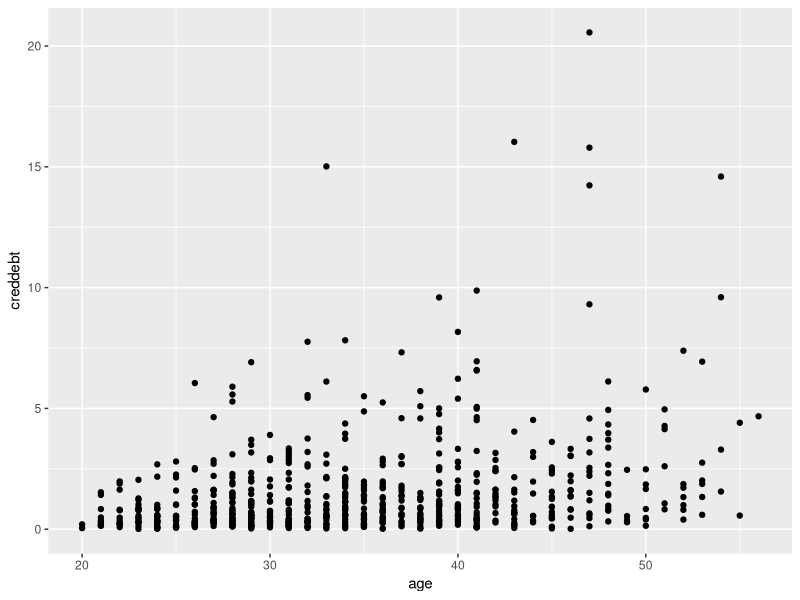
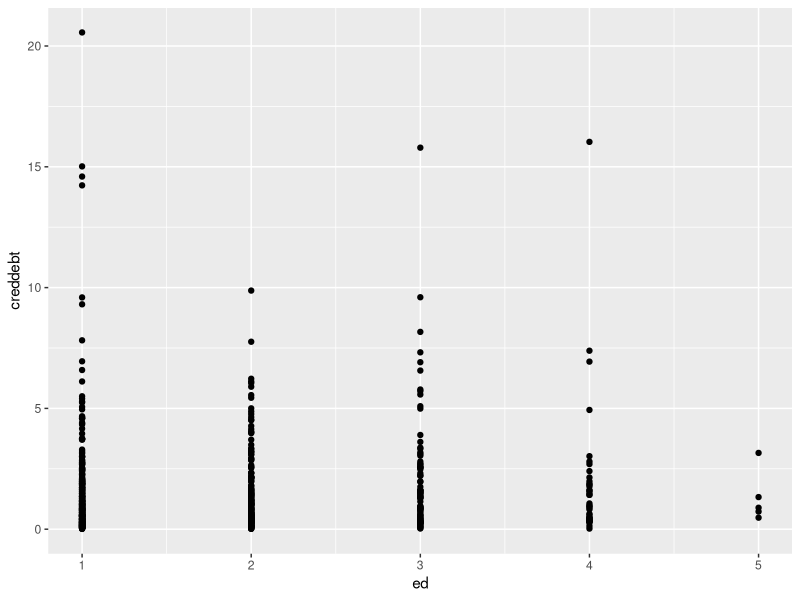
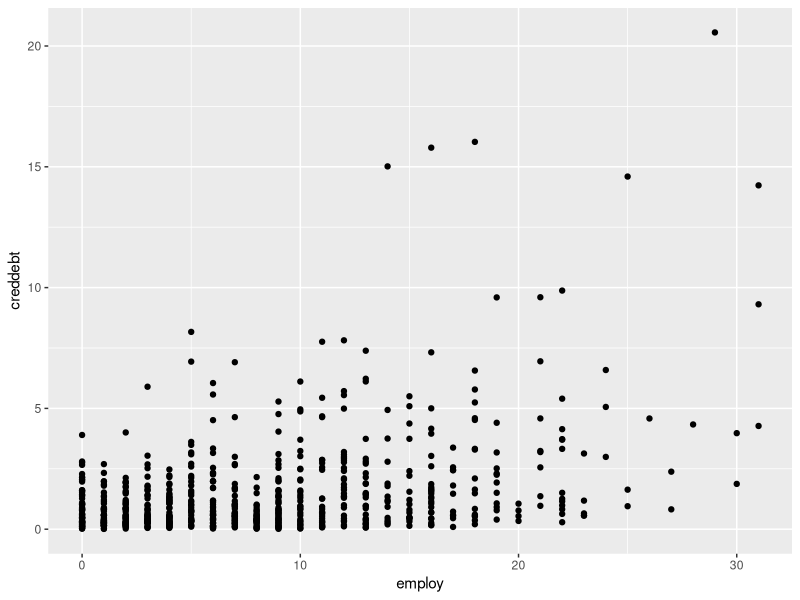
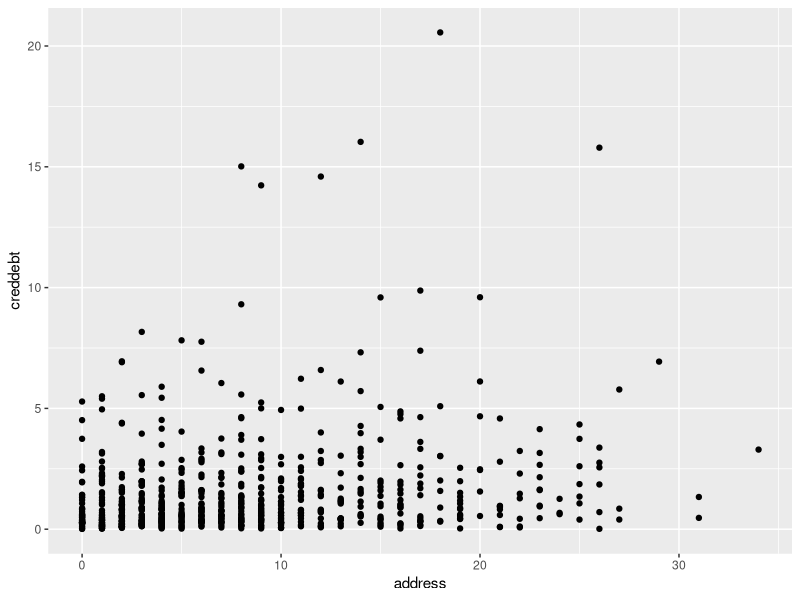
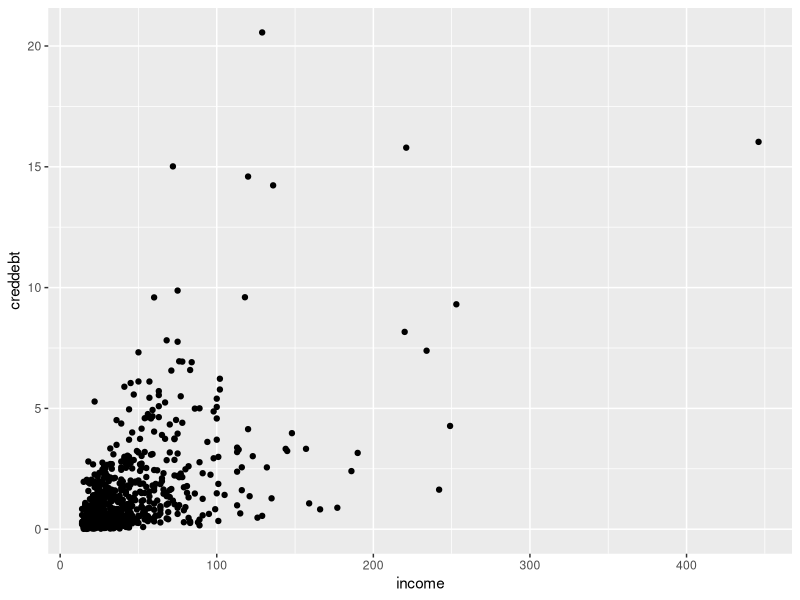
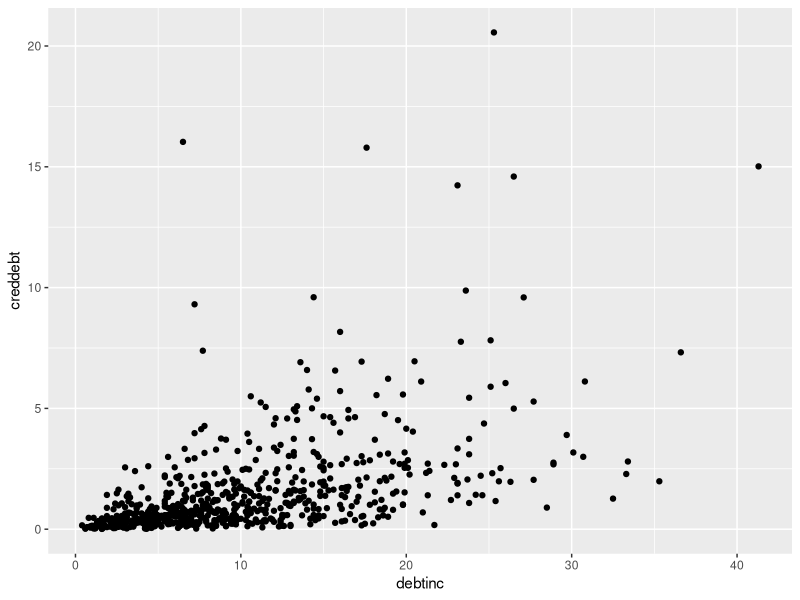
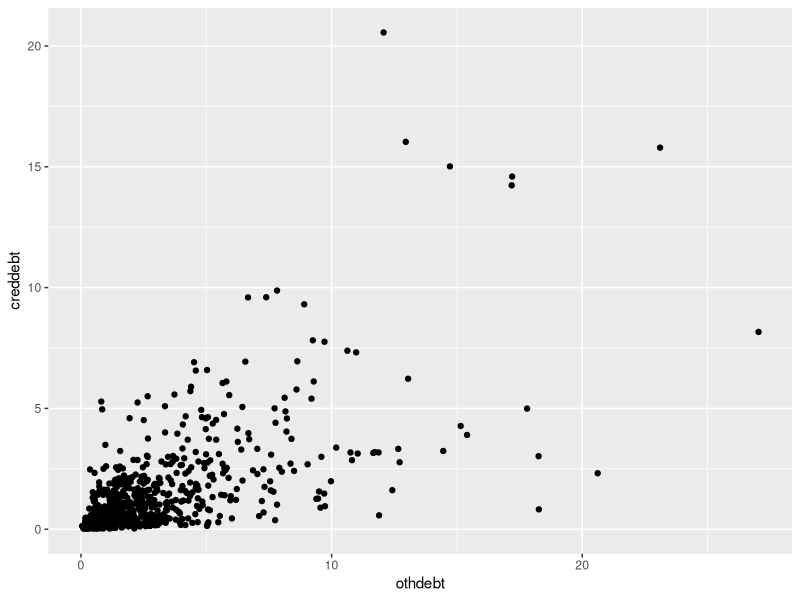
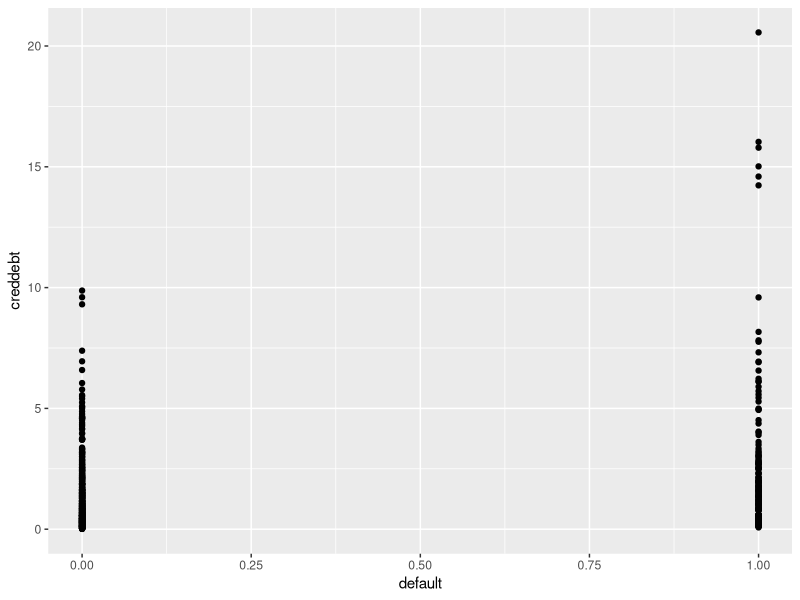

Recreate these plots in R, in order.
## ---- chunk 1
library(dplyr)
library(tidyverse)
library(modelr)
library(Metrics)
library(MLmetrics)
library(lmtest)
library(robust)
## ---- chunk 2
#Reading the data
credit.df <- read.csv("Credit_v2.csv",fileEncoding = "UTF-8-BOM")
#Summarising the data
summary(credit.df)
glimpse(credit.df)
## ---- chunk 3
ggplot(data=credit.df,aes(x=age,y=creddebt))+
  geom_point()


ggplot(data=credit.df,aes(x=ed,y=creddebt))+
  geom_point()

ggplot(data=credit.df,aes(x=employ,y=creddebt))+
  geom_point()

ggplot(data=credit.df,aes(x=address,y=creddebt))+
  geom_point()

ggplot(data=credit.df,aes(x=income,y=creddebt))+
  geom_point()

ggplot(data=credit.df,aes(x=debtinc,y=creddebt))+
  geom_point()

ggplot(data=credit.df,aes(x=othdebt,y=creddebt))+
  geom_point()

ggplot(data=credit.df,aes(x=default,y=creddebt))+
  geom_point()

## ---- chunk 4
credit_lmmodel_1 <- lm(creddebt ~ employ, data = credit.df)
broom::glance(credit_lmmodel_1)
## ---- chunk 5
credit_lmmodel_2 <- lm(creddebt ~ income, data = credit.df)
broom::glance(credit_lmmodel_2)
## ---- chunk 6
credit_lmmodel_3 <- lm(creddebt ~ debtinc, data = credit.df)
broom::glance(credit_lmmodel_3)
## ---- chunk 7
credit_lmmodel_4 <- lm(creddebt ~ othdebt, data = credit.df)
broom::glance(credit_lmmodel_4)
## ---- chunk 8
credit_lmmodel_5 <- lm(creddebt ~ employ + income + debtinc + othdebt, data = credit.df)
broom::glance(credit_lmmodel_5)


## ---- chunk 9
credit_lmmodel_6 <- lm(creddebt ~ employ * income * debtinc * othdebt, data = credit.df)
broom::glance(credit_lmmodel_6)

## ---- chunk 10
credit_lmmodel_7 <- lm(creddebt ~ income + debtinc + othdebt, data = credit.df)
broom :: glance(credit_lmmodel_7)

## ---- chunk 11
#adding predictions and calculated residuals
credit.lm1 <- credit.df %>%
  add_predictions(credit_lmmodel_5)%>%
  add_residuals(credit_lmmodel_5)

head(credit.lm1)
## ---- chunk 12
#adding predictions and calculated residuals
credit.lm2 <- credit.df %>%
  add_predictions(credit_lmmodel_6)%>%
  add_residuals(credit_lmmodel_6)

head(credit.lm2)

## ---- chunk 13
plot(credit_lmmodel_5)

## ---- chunk 14
plot(credit_lmmodel_5)

## ---- chunk 15
bptest(credit_lmmodel_5)

## ---- chunk 16

credit_lmmodel_5 <- lm(log(creddebt) ~ employ + income + debtinc + othdebt, data = credit.df)
broom::glance(credit_lmmodel_5)
## ---- chunk 17
plot(credit_lmmodel_5)

## ---- chunk 18
#Plot the results
ggplot(credit.lm1)+
  geom_line(aes(age, pred), col = "red")+
  geom_line(aes(age,creddebt ))+
  labs(y="Cred debt",title="Predicted Cred debt using linear model")
## ---- chunk 19
#plot residuals
ggplot(credit.lm1,aes(age, resid))+
  geom_ref_line(h=0)+
  geom_line()+
  labs(title="Residuals of the linear model")

## ---- chunk 20
#Plot the results
ggplot(credit.lm2)+
  geom_line(aes(age, pred), col = "red")+
  geom_line(aes(age,creddebt ))+
  labs(y="Cred debt",title="Predicted Cred debt using linear model")
## ---- chunk 21
#plot residuals
ggplot(credit.lm2,aes(age, resid))+
  geom_ref_line(h=0)+
  geom_line()+
  labs(title="Residuals of the linear model")

## ---- chunk 22
#First model
MAPE(credit.lm1$pred,credit.lm1$creddebt)
MAE(credit.lm1$pred,credit.lm1$creddebt)
MSE(credit.lm1$pred,credit.lm1$creddebt)
## ---- chunk 23
#Second model
MAPE(credit.lm2$pred,credit.lm2$creddebt)
MAE(credit.lm2$pred,credit.lm2$creddebt)
MSE(credit.lm2$pred,credit.lm2$creddebt)
